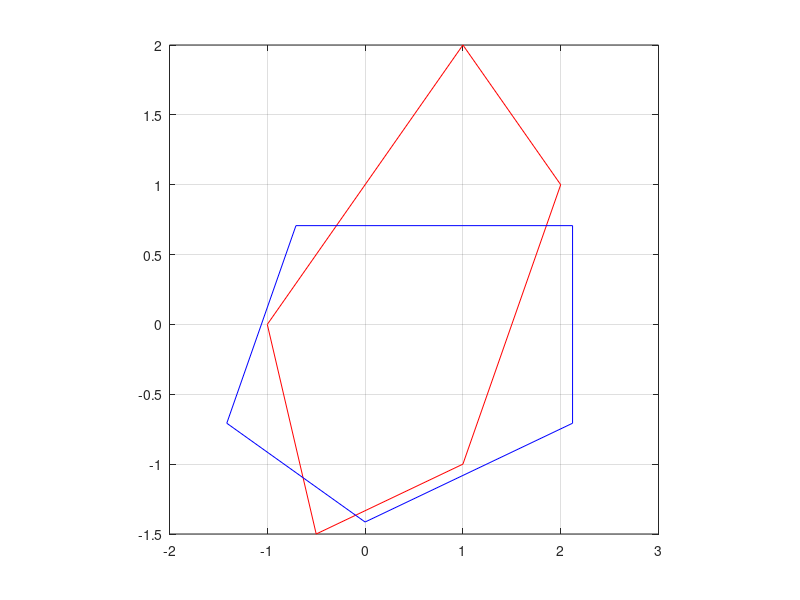

The MATLAB source for this figure: (Note: this script raises an error after producing the figure.)
S = [-1 1 2 1 -0.5; 0 2 1 -1 -1.5];

S(:,end+1) = S(:,1);


R = [cos(7*pi/4) -sin(7*pi/4); sin(7*pi/4) cos(7*pi/4)];

newS = R*S;

plot(S(1,:),S(2,:),'r');
pbaspect([1 1 1]);

hold on;
plot(newS(1,:),newS(2,:),'b');
grid on;
hold off;

DE = delaware();

